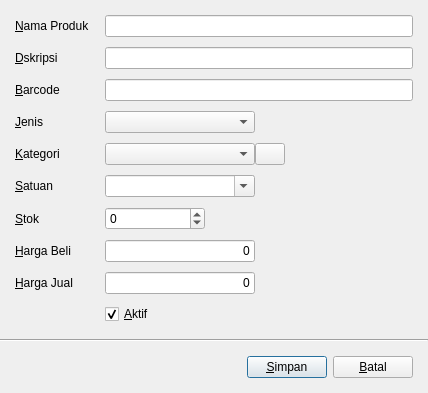
<?xml version="1.0" encoding="UTF-8"?>
<ui version="4.0">
 <class>ProductEditor</class>
 <widget class="QDialog" name="ProductEditor">
  <property name="geometry">
   <rect>
    <x>0</x>
    <y>0</y>
    <width>428</width>
    <height>393</height>
   </rect>
  </property>
  <property name="windowTitle">
   <string>Produk</string>
  </property>
  <layout class="QVBoxLayout" name="verticalLayout">
   <property name="spacing">
    <number>0</number>
   </property>
   <property name="leftMargin">
    <number>0</number>
   </property>
   <property name="topMargin">
    <number>0</number>
   </property>
   <property name="rightMargin">
    <number>0</number>
   </property>
   <property name="bottomMargin">
    <number>0</number>
   </property>
   <item>
    <widget class="QFrame" name="contentFrame">
     <layout class="QFormLayout" name="formLayout">
      <property name="horizontalSpacing">
       <number>15</number>
      </property>
      <property name="verticalSpacing">
       <number>10</number>
      </property>
      <property name="leftMargin">
       <number>15</number>
      </property>
      <property name="topMargin">
       <number>15</number>
      </property>
      <property name="rightMargin">
       <number>15</number>
      </property>
      <property name="bottomMargin">
       <number>15</number>
      </property>
      <item row="0" column="0">
       <widget class="QLabel" name="label">
        <property name="text">
         <string>&amp;Nama Produk</string>
        </property>
        <property name="buddy">
         <cstring>nameEdit</cstring>
        </property>
       </widget>
      </item>
      <item row="0" column="1">
       <widget class="QLineEdit" name="nameEdit"/>
      </item>
      <item row="3" column="1">
       <widget class="QComboBox" name="typeComboBox">
        <property name="maximumSize">
         <size>
          <width>150</width>
          <height>16777215</height>
         </size>
        </property>
       </widget>
      </item>
      <item row="5" column="0">
       <widget class="QLabel" name="label_2">
        <property name="text">
         <string>&amp;Satuan</string>
        </property>
        <property name="buddy">
         <cstring>uomComboBox</cstring>
        </property>
       </widget>
      </item>
      <item row="5" column="1">
       <widget class="QComboBox" name="uomComboBox">
        <property name="maximumSize">
         <size>
          <width>150</width>
          <height>16777215</height>
         </size>
        </property>
        <property name="editable">
         <bool>true</bool>
        </property>
       </widget>
      </item>
      <item row="7" column="0">
       <widget class="QLabel" name="label_3">
        <property name="text">
         <string>&amp;Harga Beli</string>
        </property>
        <property name="buddy">
         <cstring>costEdit</cstring>
        </property>
       </widget>
      </item>
      <item row="7" column="1">
       <widget class="CurrencyEdit" name="costEdit">
        <property name="maximumSize">
         <size>
          <width>150</width>
          <height>16777215</height>
         </size>
        </property>
        <property name="text">
         <string>0</string>
        </property>
        <property name="alignment">
         <set>Qt::AlignRight|Qt::AlignTrailing|Qt::AlignVCenter</set>
        </property>
       </widget>
      </item>
      <item row="8" column="0">
       <widget class="QLabel" name="label_4">
        <property name="text">
         <string>&amp;Harga Jual</string>
        </property>
        <property name="buddy">
         <cstring>priceEdit</cstring>
        </property>
       </widget>
      </item>
      <item row="8" column="1">
       <widget class="CurrencyEdit" name="priceEdit">
        <property name="maximumSize">
         <size>
          <width>150</width>
          <height>16777215</height>
         </size>
        </property>
        <property name="text">
         <string>0</string>
        </property>
        <property name="alignment">
         <set>Qt::AlignRight|Qt::AlignTrailing|Qt::AlignVCenter</set>
        </property>
       </widget>
      </item>
      <item row="3" column="0">
       <widget class="QLabel" name="label_5">
        <property name="text">
         <string>&amp;Jenis</string>
        </property>
        <property name="buddy">
         <cstring>typeComboBox</cstring>
        </property>
       </widget>
      </item>
      <item row="9" column="1">
       <widget class="QCheckBox" name="activeCheckBox">
        <property name="text">
         <string>&amp;Aktif</string>
        </property>
        <property name="checked">
         <bool>true</bool>
        </property>
       </widget>
      </item>
      <item row="6" column="0">
       <widget class="QLabel" name="label_6">
        <property name="text">
         <string>&amp;Stok</string>
        </property>
        <property name="buddy">
         <cstring>stockSpinBox</cstring>
        </property>
       </widget>
      </item>
      <item row="6" column="1">
       <widget class="QSpinBox" name="stockSpinBox">
        <property name="maximumSize">
         <size>
          <width>100</width>
          <height>16777215</height>
         </size>
        </property>
        <property name="minimum">
         <number>-999999999</number>
        </property>
        <property name="maximum">
         <number>999999999</number>
        </property>
       </widget>
      </item>
      <item row="4" column="0">
       <widget class="QLabel" name="label_7">
        <property name="text">
         <string>&amp;Kategori</string>
        </property>
        <property name="buddy">
         <cstring>categoryComboBox</cstring>
        </property>
       </widget>
      </item>
      <item row="4" column="1">
       <layout class="QHBoxLayout" name="horizontalLayout_2">
        <item>
         <widget class="QComboBox" name="categoryComboBox">
          <property name="minimumSize">
           <size>
            <width>150</width>
            <height>0</height>
           </size>
          </property>
          <property name="maximumSize">
           <size>
            <width>150</width>
            <height>16777215</height>
           </size>
          </property>
          <property name="editable">
           <bool>false</bool>
          </property>
         </widget>
        </item>
        <item>
         <widget class="QPushButton" name="addCategoryButton">
          <property name="maximumSize">
           <size>
            <width>30</width>
            <height>16777215</height>
           </size>
          </property>
          <property name="text">
           <string/>
          </property>
          <property name="icon">
           <iconset resource="app.qrc">
            <normaloff>:/icons/add</normaloff>:/icons/add</iconset>
          </property>
          <property name="autoDefault">
           <bool>false</bool>
          </property>
         </widget>
        </item>
        <item>
         <spacer name="horizontalSpacer_2">
          <property name="orientation">
           <enum>Qt::Horizontal</enum>
          </property>
          <property name="sizeHint" stdset="0">
           <size>
            <width>40</width>
            <height>20</height>
           </size>
          </property>
         </spacer>
        </item>
       </layout>
      </item>
      <item row="2" column="0">
       <widget class="QLabel" name="label_8">
        <property name="text">
         <string>&amp;Barcode</string>
        </property>
        <property name="buddy">
         <cstring>barcodeEdit</cstring>
        </property>
       </widget>
      </item>
      <item row="2" column="1">
       <widget class="QLineEdit" name="barcodeEdit"/>
      </item>
      <item row="1" column="0">
       <widget class="QLabel" name="label_9">
        <property name="text">
         <string>&amp;Dskripsi</string>
        </property>
        <property name="buddy">
         <cstring>descriptionEdit</cstring>
        </property>
       </widget>
      </item>
      <item row="1" column="1">
       <widget class="QLineEdit" name="descriptionEdit"/>
      </item>
     </layout>
    </widget>
   </item>
   <item>
    <widget class="Line" name="line">
     <property name="orientation">
      <enum>Qt::Horizontal</enum>
     </property>
    </widget>
   </item>
   <item>
    <widget class="QFrame" name="footerFrame">
     <layout class="QHBoxLayout" name="horizontalLayout">
      <property name="spacing">
       <number>6</number>
      </property>
      <property name="leftMargin">
       <number>15</number>
      </property>
      <property name="topMargin">
       <number>10</number>
      </property>
      <property name="rightMargin">
       <number>15</number>
      </property>
      <property name="bottomMargin">
       <number>10</number>
      </property>
      <item>
       <spacer name="horizontalSpacer">
        <property name="orientation">
         <enum>Qt::Horizontal</enum>
        </property>
        <property name="sizeHint" stdset="0">
         <size>
          <width>40</width>
          <height>20</height>
         </size>
        </property>
       </spacer>
      </item>
      <item>
       <widget class="QPushButton" name="saveButton">
        <property name="text">
         <string>&amp;Simpan</string>
        </property>
        <property name="icon">
         <iconset resource="app.qrc">
          <normaloff>:/icons/save</normaloff>:/icons/save</iconset>
        </property>
        <property name="iconSize">
         <size>
          <width>20</width>
          <height>20</height>
         </size>
        </property>
       </widget>
      </item>
      <item>
       <widget class="QPushButton" name="cancelButton">
        <property name="text">
         <string>&amp;Batal</string>
        </property>
        <property name="icon">
         <iconset resource="app.qrc">
          <normaloff>:/icons/clear</normaloff>:/icons/clear</iconset>
        </property>
        <property name="iconSize">
         <size>
          <width>20</width>
          <height>20</height>
         </size>
        </property>
       </widget>
      </item>
     </layout>
    </widget>
   </item>
  </layout>
 </widget>
 <customwidgets>
  <customwidget>
   <class>CurrencyEdit</class>
   <extends>QLineEdit</extends>
   <header>libs/widgets/currencyedit.h</header>
  </customwidget>
 </customwidgets>
 <tabstops>
  <tabstop>nameEdit</tabstop>
  <tabstop>descriptionEdit</tabstop>
  <tabstop>barcodeEdit</tabstop>
  <tabstop>typeComboBox</tabstop>
  <tabstop>categoryComboBox</tabstop>
  <tabstop>addCategoryButton</tabstop>
  <tabstop>uomComboBox</tabstop>
  <tabstop>stockSpinBox</tabstop>
  <tabstop>costEdit</tabstop>
  <tabstop>priceEdit</tabstop>
  <tabstop>activeCheckBox</tabstop>
  <tabstop>saveButton</tabstop>
  <tabstop>cancelButton</tabstop>
 </tabstops>
 <resources>
  <include location="app.qrc"/>
 </resources>
 <connections/>
</ui>
